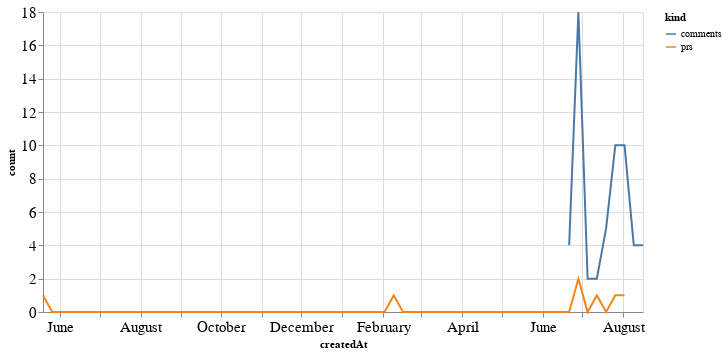

Notebook source saved alongside this figure:
### Code cell
alt.Chart(total_time, width=600).mark_line().encode(
    x='createdAt',
    y='count',
    color='kind'
)

### Figure 1 — Vega-Lite specification as saved in the notebook (floating-point values rounded to 4 significant figures; data arrays with more than 128 entries replaced by an {"elided": "..."} marker saying what was removed)
{"config": {"axisLeft": {"labelFontSize": 15}, "axisBottom": {"labelFontSize": 15}}, "data": {"name": "data-811f3a7d155d38aa9e1d174fe123c465"}, "mark": "line", "encoding": {"color": {"type": "nominal", "field": "kind"}, "x": {"type": "temporal", "field": "createdAt"}, "y": {"type": "quantitative", "field": "count"}}, "width": 600, "$schema": "https://vega.github.io/schema/vega-lite/v4.8.1.json", "datasets": {"data-811f3a7d155d38aa9e1d174fe123c465": {"elided": "132 records"}}}
